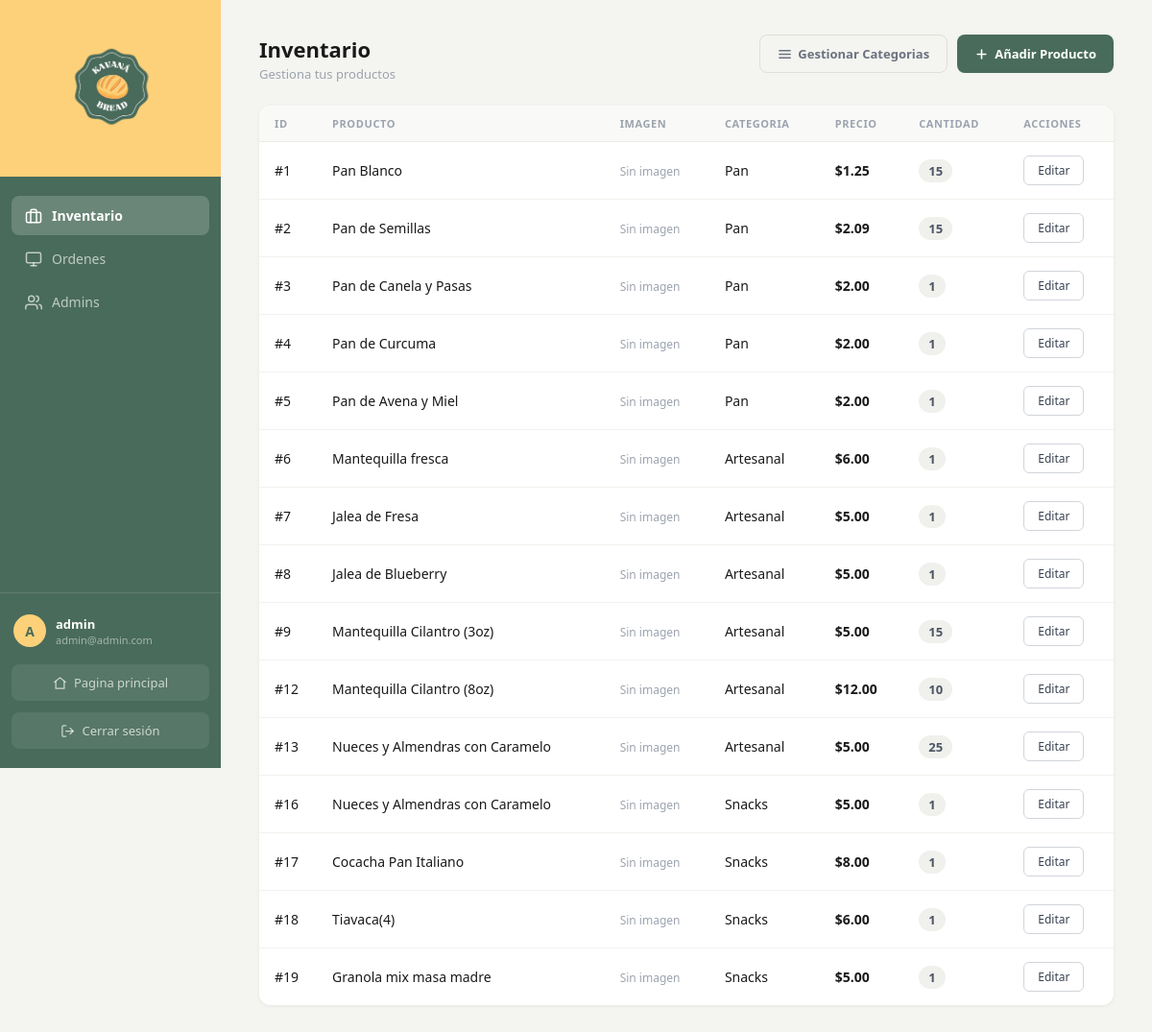
/admin/panel.php (signed in), run on an earlier commit of the app's database.
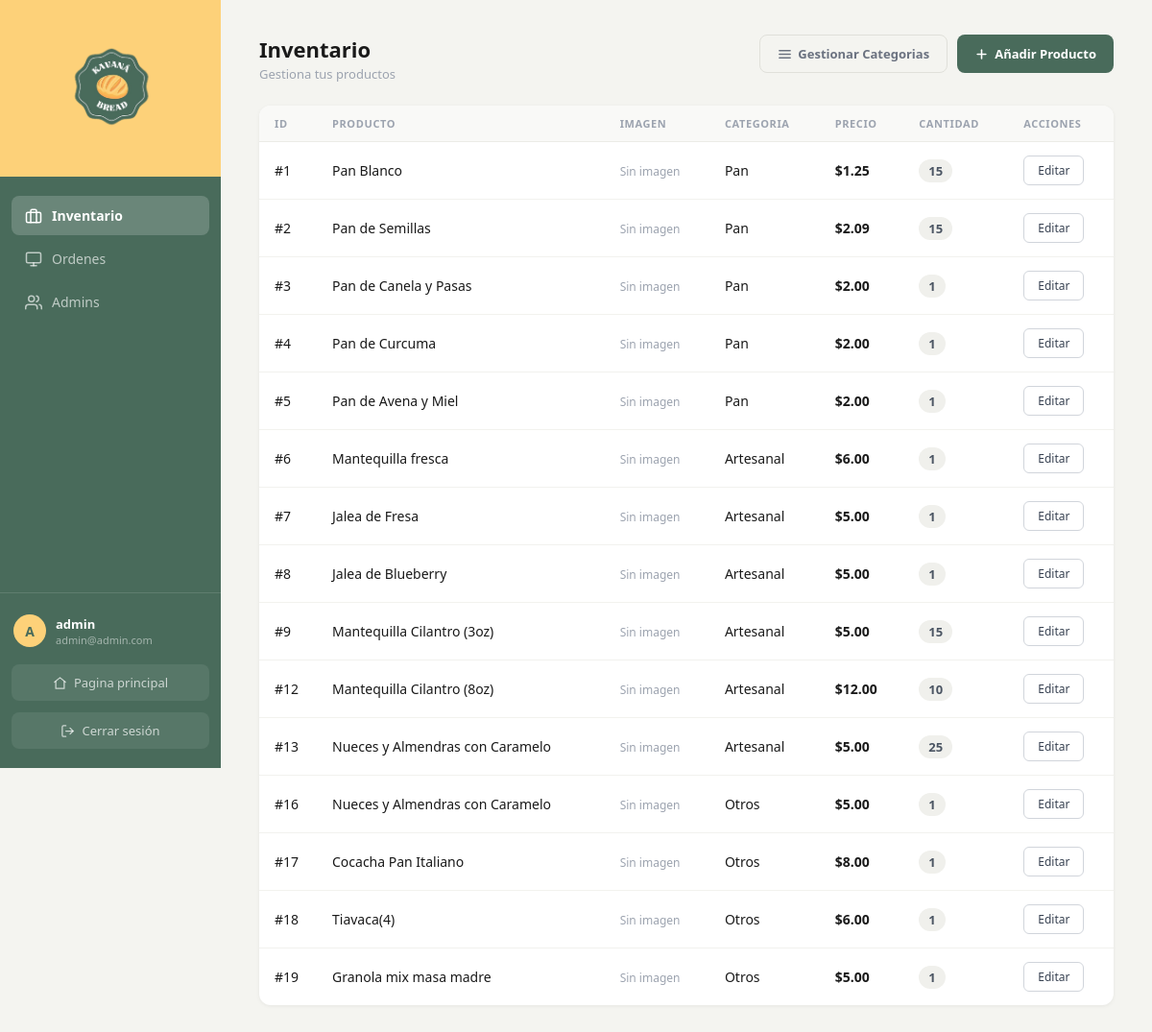
And on a later commit of the database.
### tables this page shows
CREATE TABLE `products` (
  `Product_ID` int(11) NOT NULL,
  `Product_Name` varchar(50) NOT NULL,
  `category_ID` int(11) NOT NULL,
  `Price` decimal(6,2) NOT NULL,
  `Quantity` int(11) NOT NULL
);

CREATE TABLE `category` (
  `category_ID` int(11) NOT NULL,
  `name` varchar(100) NOT NULL
);

### admin/panel.php (the view, shortened to what this page needs)
<?php
include(__DIR__ . '/../config/db.php');
?>
<!DOCTYPE html>
<html lang="es">
<head>
    <link rel="stylesheet" href="/kavanabread/assets/styles.css">
</head>
<body class="admin-layout">
    <aside class="admin-sidebar">
        <div class="sidebar-logo">
            <img src="../assets/logo.png" alt="Kavana Bread">
        </div>
        <nav class="sidebar-nav">
            <button class="nav-item active" data-tab="inventario">
                Inventario
            </button>
            <button class="nav-item" data-tab="ordenes">
                <svg xmlns="http://www.w3.org/2000/svg" width="18" height="18" viewBox="0 0 24 24" fill="none" stroke="currentColor" stroke-width="2" stroke-linecap="round" stroke-linejoin="round"><rect x="2" y="3" width="20" height="14" rx="2"/><line x1="8" y1="21" x2="16" y2="21"/><line x1="12" y1="17" x2="12" y2="21"/></svg>
                Ordenes
            </button>
            <button class="nav-item" data-tab="admins">
                Admins
            </button>
        </nav>
        <div class="sidebar-footer">
            <div class="user-chip">
                <div class="user-avatar"><?php echo strtoupper(substr($_SESSION['username'], 0, 1)); ?></div>
                <div class="user-details">
                    <span><?php echo htmlspecialchars($_SESSION['username']); ?></span>
                    <small><?php echo htmlspecialchars($_SESSION['email']); ?></small>
                </div>
            </div>
            <a href="../menu-principal.php" class="btn-logout">
                <svg xmlns="http://www.w3.org/2000/svg" width="15" height="15" viewBox="0 0 24 24" fill="none" stroke="currentColor" stroke-width="2" stroke-linecap="round" stroke-linejoin="round"><path d="M3 10.5 12 3l9 7.5"/><path d="M5 9.5V21h14V9.5"/></svg>
                Pagina principal
            </a>
            <a href="../logout.php" class="btn-logout">
                <svg xmlns="http://www.w3.org/2000/svg" width="15" height="15" viewBox="0 0 24 24" fill="none" stroke="currentColor" stroke-width="2" stroke-linecap="round" stroke-linejoin="round"><path d="M9 21H5a2 2 0 0 1-2-2V5a2 2 0 0 1 2-2h4"/><polyline points="16 17 21 12 16 7"/><line x1="21" y1="12" x2="9" y2="12"/></svg>
                Cerrar sesión
            </a>
        </div>
    </aside>
    <main class="admin-main">
        <section id="tab-inventario" class="admin-tab active">
            <div class="tab-header">
                <div>
                    <h1>Inventario</h1>
                    <p class="tab-subtitle">Gestiona tus productos</p>
                </div>
                <div style="display:flex; gap:10px;">
                    <a href="manage-categories.php" class="btn-secondary">
                        <svg xmlns="http://www.w3.org/2000/svg" width="15" height="15" viewBox="0 0 24 24" fill="none" stroke="currentColor" stroke-width="2.5" stroke-linecap="round" stroke-linejoin="round"><path d="M3 6h18"/><path d="M3 12h18"/><path d="M3 18h18"/></svg>
                        Gestionar Categorias
                    </a>
                    <a href="add-product.php" class="btn-primary">
                        <svg xmlns="http://www.w3.org/2000/svg" width="15" height="15" viewBox="0 0 24 24" fill="none" stroke="currentColor" stroke-width="2.5" stroke-linecap="round" stroke-linejoin="round"><line x1="12" y1="5" x2="12" y2="19"/><line x1="5" y1="12" x2="19" y2="12"/></svg>
                        Añadir Producto
                    </a>
                </div>
            </div>
            <div class="content-card">
                <table class="admin-table">
                    <thead>
                        <tr>
                            <th>ID</th>
                            <th>Producto</th>
                            <th>Imagen</th>
                            <th>Categoria</th>
                            <th>Precio</th>
                            <th>Cantidad</th>
                            <th>Acciones</th>
                        </tr>
                    </thead>
                    <tbody>
                        <?php
                        $sql = "SELECT products.*, category.name AS category_name
                         FROM products
                         LEFT JOIN category ON products.category_ID = category.category_ID";
                        $result = mysqli_query($conn, $sql);
                        while($show = mysqli_fetch_array($result)) { ?>
                        <tr>
                            <td class="td-id">#<?php echo $show['Product_ID']; ?></td>
                            <td class="td-name"><?php echo htmlspecialchars($show['Product_Name']); ?></td>
                            <td>
                                <?php if (!empty($show['imagen'])): ?>
                                    <img src="/kavanabread/<?php echo htmlspecialchars($show['imagen']); ?>"
                                     style="width:45px; height:45px; object-fit:cover; border-radius:6px;">
                                    <?php else: ?>
                                     <span style="color:#9ca3af; font-size:12px;">Sin imagen</span>
                                     <?php endif; ?>
                            </td>
                             <td class="td-category_name"><?php echo htmlspecialchars($show['category_name']); ?></td>
                            <td class="td-price">$<?php echo $show['Price']; ?></td>
                            <td class="td-qty">
                                <span class="qty-badge <?php echo ($show['Quantity'] < 5) ? 'qty-low' : ''; ?>">
                                    <?php echo $show['Quantity']; ?>
                                </span>
                            </td>
                            <td class="td-actions">
                                <a href="edit-product.php?id=<?php echo $show['Product_ID']; ?>" class="btn-edit">Editar</a>
                            </td>
                        </tr>
                        <?php } ?>
                    </tbody>
                </table>
            </div>
        </section>
    </main>
</body>
</html>

What changed in the data, as far as the page shows it:
changed through a linked row, products id 16: category_ID.name "Snacks" → "Otros"
changed through a linked row, products "Cocacha Pan Italiano": category_ID.name "Snacks" → "Otros"
changed through a linked row, products "Tiavaca(4)": category_ID.name "Snacks" → "Otros"
changed through a linked row, products "Granola mix masa madre": category_ID.name "Snacks" → "Otros"
